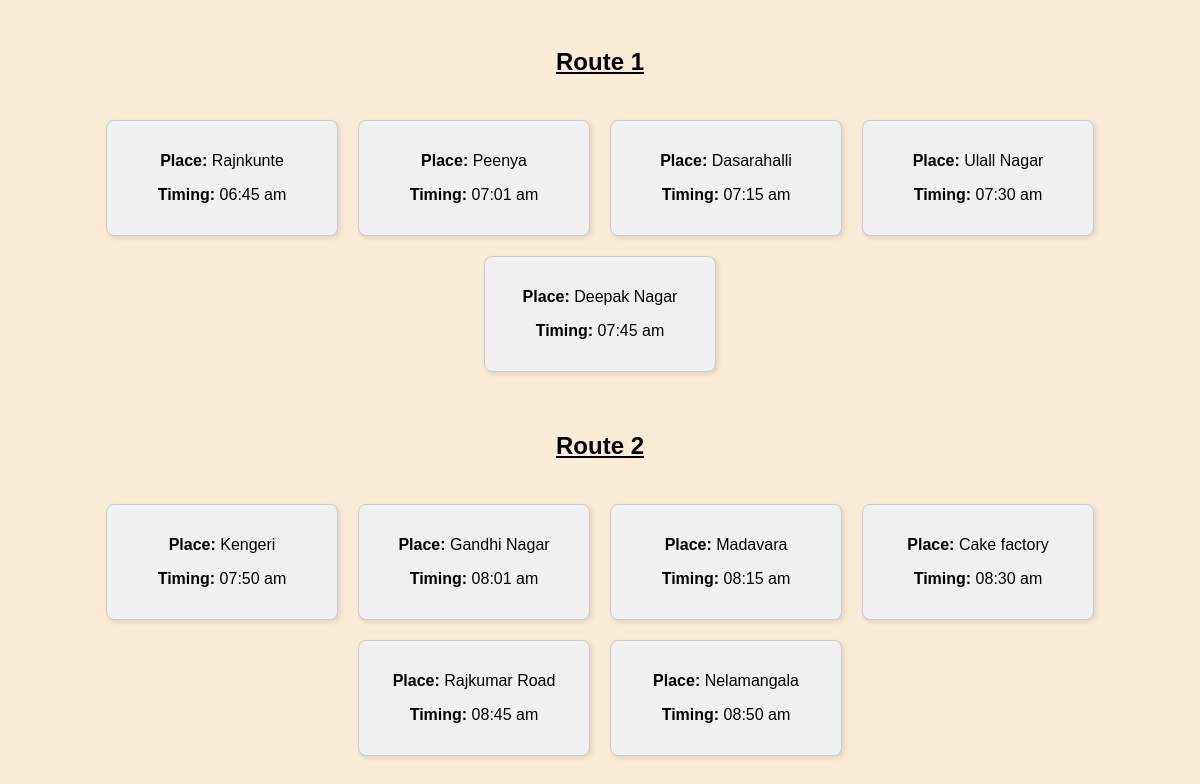
Page /transport on the committed database.
### tables this page shows
CREATE TABLE Transport(
               Route INTEGER,
               Places_Name TEXT,
               Timings TEXT
                );

### app.py (the view)
@app.route('/transport')
def transport():
    conn = get_db_connection()
    transport = conn.execute('SELECT * FROM Transport').fetchall()
    conn.close()
    route1 =[row for row in transport if row['Route']==1]
    route2 =[row for row in transport if row['Route']==2]
    return render_template('transport.html',route1=route1,route2=route2)

### app.py (called while the page is built)
def get_db_connection():
    conn = sqlite3.connect('Student.db')
    conn.row_factory = sqlite3.Row
    return conn

### templates/transport.html (shortened to what this page needs)
<!DOCTYPE html>
<html lang="en">
<head>
    <link rel="stylesheet" href="{{ url_for('static', filename='style.css') }}">
</head>
<body>
    <div class="travel">
        <h3>Route 1</h3>
        <div class="ABC">
            {% for place in route1 %}
                <div class="transport-box">
                    <p><strong>Place:</strong> {{ place['Places_Name'] }}</p>
                    <p><strong>Timing:</strong> {{ place['Timings'] }}</p>
                </div>
            {% endfor %}
        </div>
        <h3>Route 2</h3>
        <div class="ABC">
            {% for place in route2 %}
                <div class="transport-box">
                    <p><strong>Place:</strong> {{ place['Places_Name'] }}</p>
                    <p><strong>Timing:</strong> {{ place['Timings'] }}</p>
                </div>
            {% endfor %}
        </div>
    </div>
</body>
</html>

### static/style.css (style rules this page uses)
body { background-color: antiquewhite; background-position: center; background-repeat: no-repeat; font-family: 'Trebuchet MS', 'Lucida Sans Unicode', 'Lucida Grande', 'Lucida Sans', Arial, sans-serif; color: black; margin: 0px; height:100vh; display:flex; justify-content: center; align-items: center; }
.travel h3 { text-align: center; color: black; padding: 20px; text-decoration: underline; font-size: 24px; }
.ABC { display: flex; margin-bottom: 40px; gap: 20px; justify-content: center; flex-wrap:wrap }
.transport-box { background-color: #f0f0f0; padding: 15px; border: 1px solid #ccc; border-radius: 8px; width: 200px; text-align: center; box-shadow: 2px 2px 5px rgba(0, 0, 0, 0.1); }

### rows in the picture
Transport: Places_Name "Rajnkunte", Timings "06:45 am"
Transport: Places_Name "Peenya", Timings "07:01 am"
Transport: Places_Name "Dasarahalli", Timings "07:15 am"
Transport: Places_Name "Ulall Nagar", Timings "07:30 am"
Transport: Places_Name "Deepak Nagar", Timings "07:45 am"
Transport: Places_Name "Kengeri", Timings "07:50 am"
Transport: Places_Name "Gandhi Nagar", Timings "08:01 am"
Transport: Places_Name "Madavara", Timings "08:15 am"
Transport: Places_Name "Cake factory", Timings "08:30 am"
Transport: Places_Name "Rajkumar Road", Timings "08:45 am"
Transport: Places_Name "Nelamangala", Timings "08:50 am"
